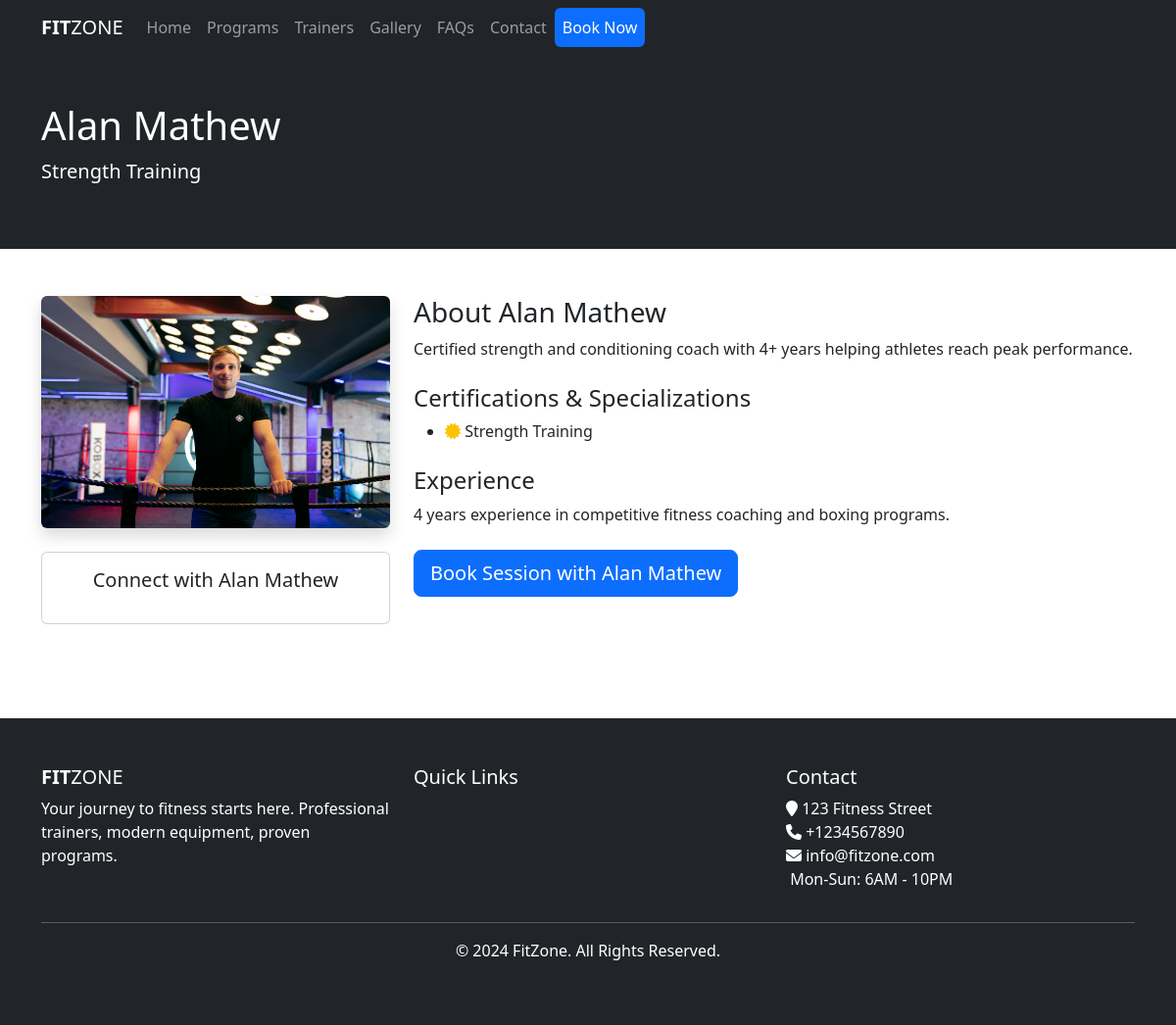
The page /trainers/2/ on the database its author committed.
### gym/models.py (models this page shows, shortened)
class Trainer(models.Model):
    name = models.CharField(max_length=120)
    specialization = models.CharField(max_length=50)
    picture = models.ImageField(upload_to="trainers/")
    bio = models.TextField(help_text="Trainer biography")
    experience = models.TextField(help_text="Years and type of experience")
    certifications = models.ManyToManyField('Specialization', related_name='trainers')
    twitter = models.CharField(max_length=120,blank = True,null = True)
    facebook = models.CharField(max_length=120,blank = True,null = True)
    instagram = models.CharField(max_length=120,blank = True,null = True)

class Specialization(models.Model):
    name = models.CharField(max_length=120)
    class Meta:
        verbose_name_plural = 'Specializations'

### gym/views.py (the view)
# urls.py: path('trainers/<int:pk>/',views.TrainerDetailsView.as_view(),name="trainer_details"),
class TrainerDetailsView(DetailView):
    template_name = "gym/trainer_details.html"
    queryset = Trainer.objects.all()

### gym/context_processors.py (called while the page is built)
def footer_content(request):
    programs = Program.objects.all()[:4]
    trainers = Trainer.objects.all()[:4]
    context = {
        'footer_programs': programs,
        'footer_trainers': trainers
    }
    return context

### templates/gym/trainer_details.html (shortened to what this page needs)
{% extends 'base.html' %}
{% block maincontent %}
<div class="inner-banner bg-dark text-white py-5">
    <div class="container">
        <h1>{{ object.name }}</h1>
        <p class="lead">{{ object.specialization }}</p>
    </div>
</div>
<div class="main-content py-5">
    <div class="container">
        <div class="row">
            <div class="col-md-4">
                <img src="{{ object.picture.url }}" class="img-fluid rounded shadow mb-4" alt="{{ object.name }}">
                <div class="card">
                    <div class="card-body text-center">
                        <h5>Connect with {{ object.name }}</h5>
                    </div>
                </div>
            </div>
            <div class="col-md-8">
                <h3>About {{ object.name }}</h3>
                <p>{{ object.bio }}</p>
                <h4 class="mt-4">Certifications & Specializations</h4>
                <ul>
                    {% for cert in object.certifications.all %}
                    <li><i class="fa fa-certificate text-warning"></i> {{ cert.name }}</li>
                    {% endfor %}
                </ul>
                <h4 class="mt-4">Experience</h4>
                <p>{{ object.experience }}</p>
                <div class="mt-4">
                    <a href="{% url 'Booking:booking' %}" class="btn btn-primary btn-lg">Book Session with {{ object.name }}</a>
                </div>
            </div>
        </div>
    </div>
</div>
{% endblock %}

### rows shown on the page
Trainer: name "Alan Mathew", specialization "Strength Training", picture (picture), bio "Certified strength and conditioning coach with 4+ years helping athletes reach peak performance.", experience "4 years experience in competitive fitness coaching and boxing programs."
Specialization: name "Strength Training"
